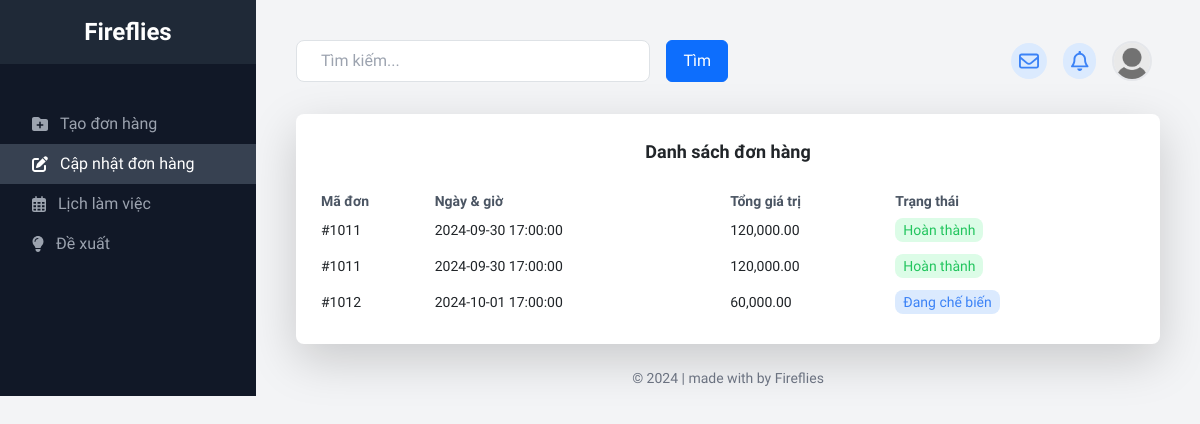
The page /src/page/employee/index.php?i=update on the database its author committed.
### tables this page shows
CREATE TABLE `orders` (
  `orderID` int(11) NOT NULL,
  `customerID` int(11) DEFAULT NULL,
  `orderDate` timestamp NOT NULL DEFAULT current_timestamp(),
  `totalAmount` decimal(10,2) DEFAULT NULL,
  `status` varchar(50) DEFAULT 'pending'
);

CREATE TABLE `order_dish` (
  `orderID` int(11) NOT NULL,
  `dishID` int(11) NOT NULL,
  `quantity` int(11) DEFAULT NULL
);

### src/page/employee/update/index.php (the view, shortened to what this page needs)
<div class="grid grid-cols-1 md:grid-cols-1 gap-6 mt-8">
    <div class="bg-white p-6 rounded-lg shadow-lg">
        <h2 class="text-lg font-semibold mb-4 text-center">
            Danh sách đơn hàng
        </h2>
        <?php
        $sql = "SELECT * FROM orders AS O JOIN customers AS C ON O.customerID = C.customerID JOIN order_dish AS OD ON OD.orderID = O.orderID JOIN dish AS D ON D.dishID = OD.dishID ORDER BY O.orderID ASC";
        $result = $conn->query($sql);
        if ($result->num_rows != 0) {
            echo "
            <table class='w-full text-sm'>
                <thead>
                    <tr>
                        <th class='text-left text-gray-600'>
                            Mã đơn
                        </th>
                        <th class='text-left text-gray-600'>
                            Ngày &amp; giờ
                        </th>
                        <th class='text-left text-gray-600'>
                            Tổng giá trị
                        </th>
                        <th class='text-left text-gray-600'>
                            Trạng thái
                        </th>
                    </tr>
                </thead>
            <tbody>
            ";
            while ($row = $result->fetch_assoc()) {
                $amount = number_format($row["totalAmount"], 2, '.', ',');
                $orderID = $row["orderID"];
                $cusName = $row["customerName"];
                $orderName = $row["dishName"];
                $orderQuantity = $row["quantity"];
                $orderDate = $row["orderDate"];
                $status = $row["status"];
                echo "
                <tr data-id='$orderID' data-cus='$cusName' data-name='$orderName' data-quan='$orderQuantity' data-date='$orderDate' data-amount='$amount' data-status='$status' class='cursor-pointer'>
                    <td class='py-2'>
                        #101" . $row["orderID"] . "
                    </td>
                    <td class='py-2'>
                        " . $row["orderDate"] . "
                    </td>
                    <td class='py-2'>
                        " . $amount . "
                    </td>
                    <td class='py-2'>
                    <span class='bg-" . ($row["status"] == 'Hoàn thành' ? 'green' : 'blue') . "-100 text-" . ($row["status"] == 'Hoàn thành' ? 'green' : 'blue') . "-500 py-1 px-2 rounded-lg'>
                            " . $row["status"] . "
                        </span>
                    </td>
                </tr>
            ";
            }
            echo "</tbody>
            </table>";
        } else {
            echo "<p class='text-center py-2 font-semibold'>Chưa có dữ liệu!</p>";
        }
        ?>
    </div>

### rows shown on the page
orders: order_dish.orderID "1", orderDate "2024-09-30 17:00:00", totalAmount "120,000.00", status "Hoàn thành"
orders: order_dish.orderID "2", orderDate "2024-10-01 17:00:00", totalAmount "60,000.00", status "Đang chế biến"
